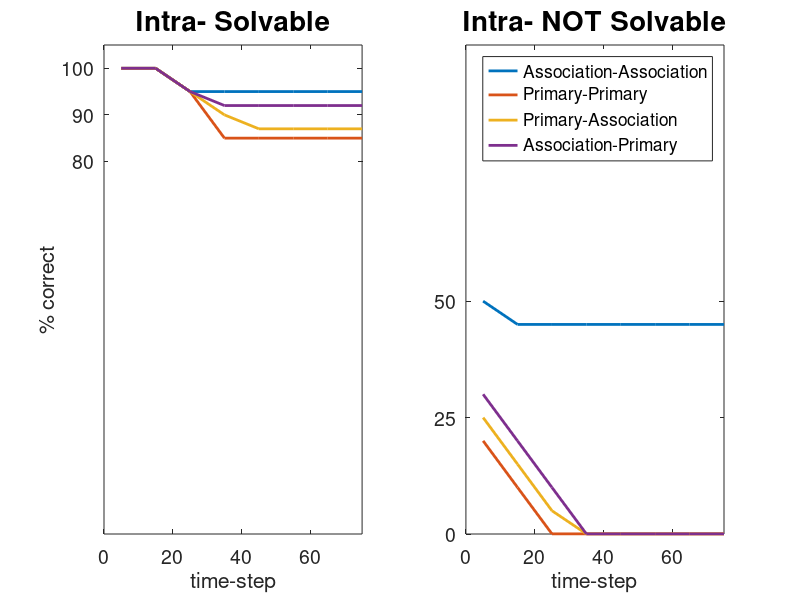

Here is the MATLAB script that generated this plot:
close all; clear all;

figure;
t    = [5   15   25  35  45  55  65  75];%0 15 20 25 30 35 40 45 50 55 60 65 70 75];
aay  = [100 100  95  95  95  95  95  95];
ppy  = [100 100  95  85  85  85  85  85];
pay  = [100 100  95  90  87  87  87  87];
apy  = [100 100  95  92  92  92  92  92];

aan  = [50  45   45  45  45  45  45  45];
ppn  = [20  10   1/32  1/32  1/32  1/32  1/32  1/32];
pan  = [25  15   5     1/32  1/32  1/32  1/32  1/32];
apn  = [30  20   10    1/32  1/32  1/32  1/32  1/32];

subplot(1,2,1);
plot(t, [aay;ppy;pay;apy], 'LineWidth', 2);
set(gca, 'xlim', [0 max(t)], 'ylim', [0 105], 'ytick', [80 90 100], 'FontSize', 14);
xlabel('time-step'); ylabel('% correct');
title('Intra- Solvable', 'FontSize', 20);

subplot(1,2,2);
plot(t, [aan;ppn;pan;apn], 'LineWidth', 2);
legend({'Association-Association', 'Primary-Primary', 'Primary-Association', 'Association-Primary'}, 'Location', 'NorthEast');
set(gca, 'xlim', [0 max(t)], 'ylim', [0 105], 'ytick', [0 25 50], 'FontSize', 14);
xlabel('time-step'); 
title('Intra- NOT Solvable', 'FontSize', 20);
